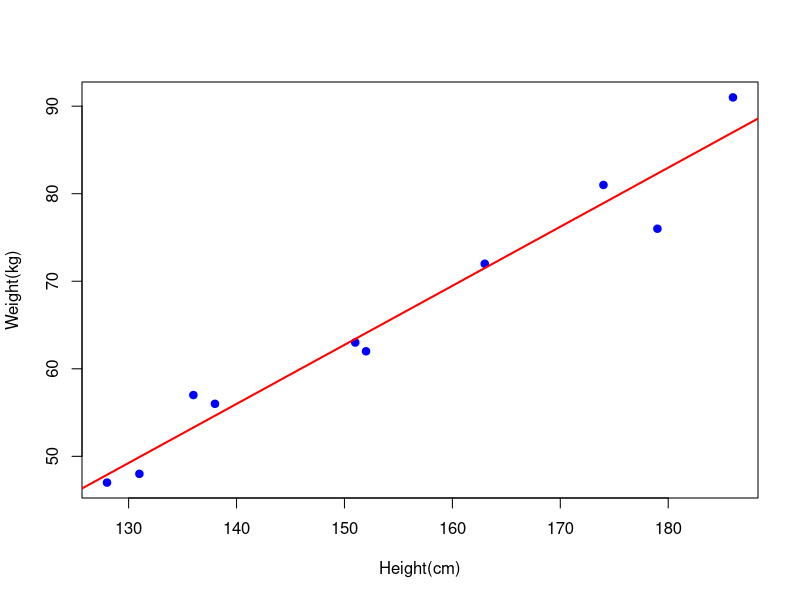

Recreate this plot in R.
height <- c(151,174,138,186,128,136,179,163,152,131)
weight <- c(63,81,56,91,47,57,76,72,62,48)
model <- lm(weight ~ height)
new_height <- data.frame(height=170)
predicted_weight <- predict(model,new_height)
cat("Predicted Weight: ", predicted_weight)
plot(height, weight, pch=19, col="blue", xlab="Height(cm)", ylab="Weight(kg)")
abline(model, col="red", lwd=2 )